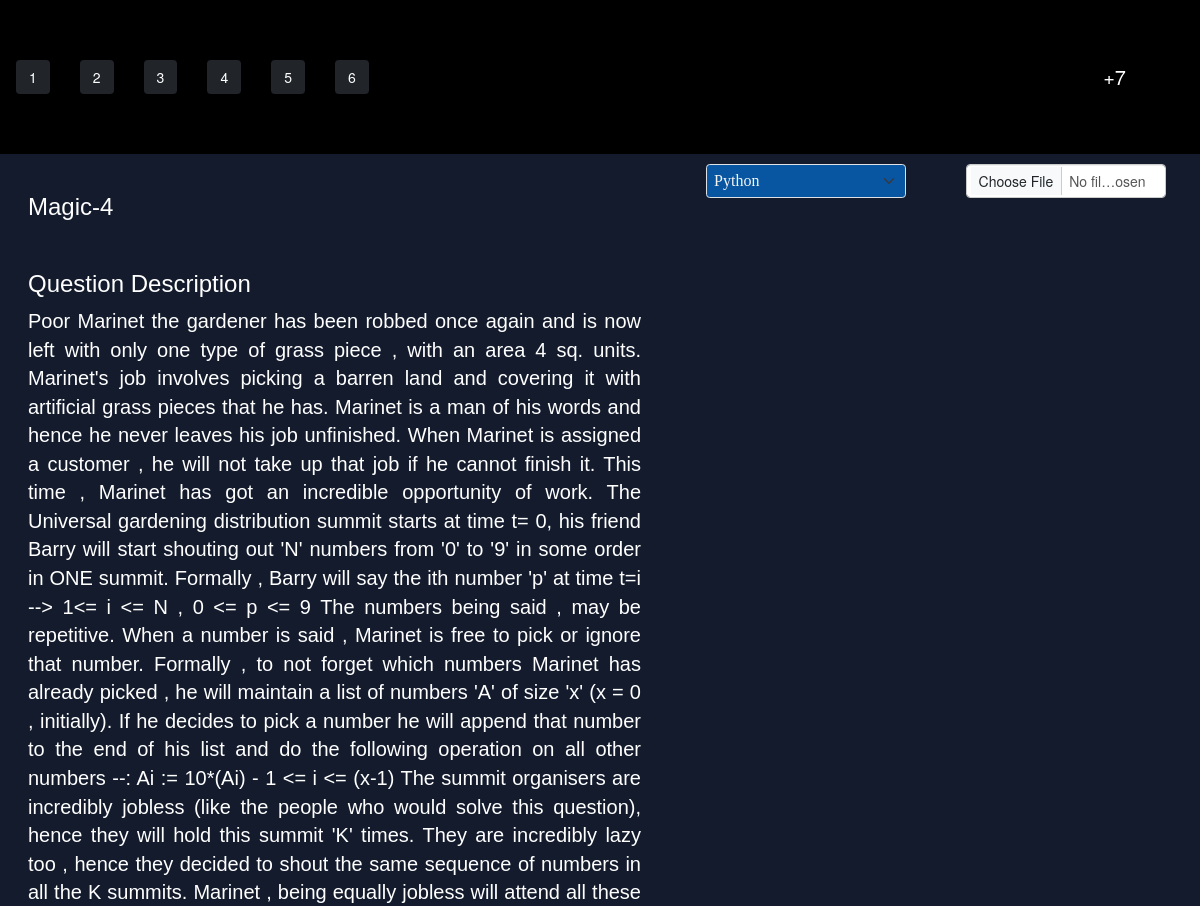
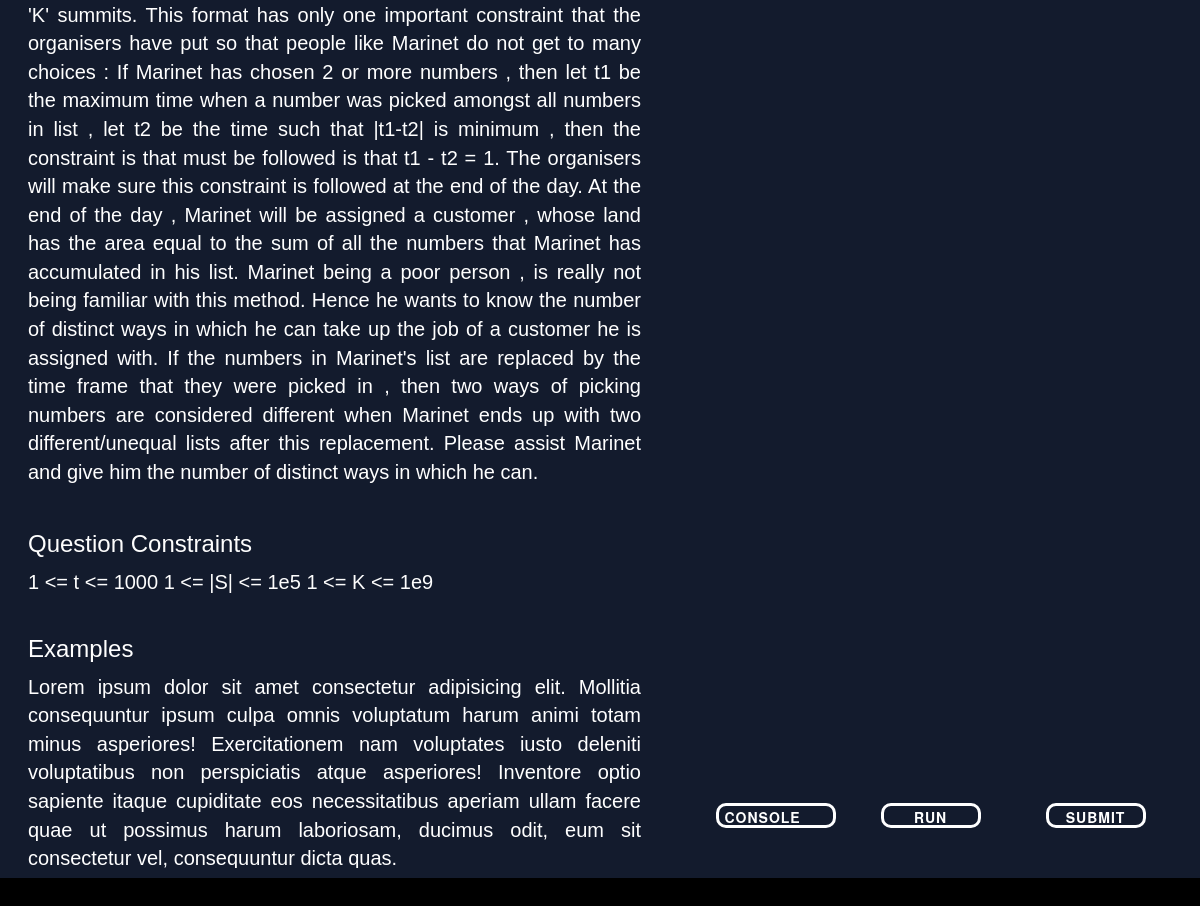
/question/2 (signed in), run on the app's committed database (2 pictures, top to bottom).
### app1/models.py (models this page shows)
class Question(models.Model):
    q_id = models.IntegerField(primary_key=True)
    q_title = models.CharField(max_length=40)
    q_descrp =models.TextField()
    q_ip_formate = models.TextField(null=True,blank=True)
    q_op_formate = models.TextField(null=True,blank=True)
    q_const = models.TextField(null=True,blank=True)
    q_sip = models.TextField(null=True,blank=True)
    q_sop = models.TextField(null=True,blank=True)
    q_diff_level = models.CharField( max_length=50)
    q_point = models.IntegerField(default=0)
    q_aqrcy = models.IntegerField(default=0)
    q_subns = models.IntegerField(default=0)
    q_time_limit = models.IntegerField(null=True,default=1)
    q_memory_limit = models.IntegerField(null=True,default=50000)
    def __str__(self):
        return f"{self.q_id}"

### app1/views.py (the view)
# urls.py: path('question/', views.questions, name='questions'),
@login_required(login_url='login')
def question(request,id):
    context={}
    question = Question.objects.get(q_id=id)
    print("question",question)
    user = User.objects.get(username=request.user)
    player = Player.objects.get(user=user)
    team = Team.objects.get(user__username=request.user)
    print("this is user : ",user,"with team id : ",team)
    context["question"]=question
    context["player"]=player
    context["team"]=team
    context["isSolved"]=False
    context["end_time"]= Contest_time.objects.get(id=1)
    try:
        submission = Submission.objects.filter(team=team,q_id=question,q_status="AC").last()
        print("last accepted submission ",submission)
        context["isSolved"]=True
        context["user_code"]=json.dumps(submission.s_code)
    except:
        try:
            submission = Submission.objects.filter(player=user,q_id=question).last()
            context["isSolved"]=True
            context["user_code"]=json.dumps(submission.s_code)
        except:
            context["isSolved"]=False
            context["user_code"]=json.dumps("#Write your code here..")
    try:
        if submission.s_language == "cpp":
            context["code_lang_cpp"]="cpp"
        if submission.s_language == "c":
            context["code_lang_c"]="c"
    except:
        pass
    print("user code  : ",context["user_code"])
    return render(request,"app1/codingPage.html",context)

### app1/models.py (called while the page is built)
    def __str__(self) -> str:
        return f"{self.id}"

### RC/templates/app1/codingPage.html (shortened to what this page needs)
<!DOCTYPE html>
{% load static %}
<html lang="en">
<head>
    <link rel="stylesheet" href="{% static 'app1/css/codingPage.css' %}">
    <link href="https://cdn.jsdelivr.net/npm/bootstrap@5.3.0-alpha1/dist/css/bootstrap.min.css" rel="stylesheet">
    <link href="https://cdnjs.cloudflare.com/ajax/libs/prism/1.24.1/themes/prism.min.css" rel="stylesheet" />
    <link rel="stylesheet" href="https://maxcdn.bootstrapcdn.com/bootstrap/3.4.1/css/bootstrap.min.css">
</head>
<body class="mainBody">
<section class="head-strip">
   <div class="questions ">
     <div class="queno"><button type="button  "class=" btn  btn-dark" id="qbtn" onclick="location.href='/question/1'">1</button></div>
     <div class="queno"><button type="button " class=" btn btn-dark   " id="qbtn" onclick="location.href='/question/2'">2</button></div>
     <div class="queno"><button type="button " class=" btn btn-dark   " id="qbtn" onclick="location.href='/question/3'">3</button></div>
     <div class="queno"><button type="button " class=" btn btn-dark   " id="qbtn" onclick="location.href='/question/4'">4</button></div>
     <div class="queno"><button type="button " class=" btn btn-dark   " id="qbtn" onclick="location.href='/question/5'">5</button></div>
     <div class="queno"><button type="button " class=" btn btn-dark   " id="qbtn" onclick="location.href='/question/6'">6</button></div>
   </div>
   <div class="score-time">
    <div class="btn-group mx-auto" role="group" aria-label="Basic outlined example">
        <div type="button" class="btn btn-outline-dark "id="score">+7</div>
      </div>
   </div>
</section>
<section class="coding ">
  <div class="questionpart">
    <div class="que-name">
      <h3> {{question.q_title}} </h3>
  </div>
   <div class="quepart que-description" style="height: auto;">
    <h3>Question Description</h3>
    {{question.q_descrp}}
   </div>
   <div class="quepart que-constrains">
    <h3>Question Constraints</h3>
    {{question.q_const}}
   </div>
   <div class=" quepart que-examples">
    <h3>Examples</h3>
    Lorem ipsum dolor sit amet consectetur adipisicing elit. Mollitia consequuntur ipsum culpa omnis voluptatum harum animi totam minus asperiores! Exercitationem nam voluptates iusto deleniti voluptatibus non perspiciatis atque asperiores! Inventore optio sapiente itaque cupiditate eos necessitatibus aperiam ullam facere quae ut possimus harum laboriosam, ducimus odit, eum sit consectetur vel, consequuntur dicta quas.
   </div>
 </div>
   <form action="" method="POST" id="code_form">
       <div class="codingpart">
    <div class="drop-buttons">
        <div class="lang">
            <select class="form-select langbtn btn-outline-dark " id="langbtn" aria-label="Default select example" style="background-color: rgba(3, 111, 212, 0.696);">
                <option value="python" selected>Python</option>
              </select>
        </div>
        <div class="choosefile" >
         <input type="file"  class="form-control choosef btn-outline-dark"  id="customFile" accept=".c, .cpp, .py" />
        </div>
    </div>
    <div class="code-section">
      <div   class="codehere" id="editor1">
      </div>
    </div>
    <div class="submit-strip">
      <div class="console">
        <button type="button" class="console-btn d-flex flex-wrap " data-toggle="collapse" id="console-btn"data-target="#test-cases" >
          Console
        </button>
    </div>
      <div class="submit-btn">
        <button type="submit" class="run-btn   btn-outline-dark" id="run_code">Run</button>
      </div>
      <div class="submit-btn">
        <button type="submit" class="run-btn  btn-outline-dark" id="submit_code">Submit</button>
      </div>
    </div>
   </div>
  </form>
</section>
</body>
</html>

### app1/static/app1/css/codingPage.css (style rules this page uses)
body { font-family: "Helvetica Neue",Helvetica,Arial,sans-serif; font-size: 14px; line-height: 1.42857143; color: #333; padding-bottom: 10vh; background-color: #fff; }
.mainBody { background-color: black; }
.head-strip { display: grid; grid-template-columns: 50% 50%; height: 7vh; border: 1px solid black; }
.queno { display: inline ; margin: 0px 15px; }
.questions { display: flex; align-items: center; width: 54vw; }
.score-time { margin: auto 5vw auto auto; }
.drop-buttons { display: grid; grid-template-columns: 50% 50%; padding: 0px 20px; }
.choosefile .choosef { width: 200px; margin-left: auto; }
#langbtn { width: 200px; font-family: 'Quicksand,sans-serif'; font-size: 16px; color: whitesmoke; }
.coding { height: 74vh; margin: 5px; display: grid; grid-template-columns: 55% 45%; margin: auto; justify-content: center; padding: 10px; background: #131b2d; }
.questionpart { margin:0px auto; padding: 0px 8px; display: grid; grid-template-rows: auto; overflow-x: hidden; overflow-y: scroll; }
.codingpart { height: 100%; margin:0px auto; width: 90%; display: grid; grid-template-rows: 7% 88% 7%; }
.code-section { margin-top: 3%; display: grid; padding-bottom: 10px; }
.codehere { border-radius: 20px; display: flex; flex-direction: column; overflow-y: auto; }
#editor1 { margin-bottom: 20px; height: 100%; width: 100%; }
.console-btn { width: 120px; margin-left: 10px; border-radius: 10px; height: 25px; }
.submit-strip { display: grid; grid-template-columns:33% 33% 33% ; }
.submit-btn { padding: 0; height: 25px; }
.run-btn { border-radius: 10px; height: 25px; }
.submit-btn button { width: 100px; }
#score,#time { color: white; font-size: 20px; }
.console-btn,.run-btn { border: none; font-family: inherit; font-size: inherit; color: inherit; background: none; cursor: pointer; display: inline-block; margin: 15px 30px; text-transform: uppercase; letter-spacing: 1px; font-weight: 700; outline: none; position: relative; -webkit-transition: all 0.4s; -moz-transition: all 0.4s; transition: all 0.4s; }
.console-btn,.run-btn { border: 3px solid rgb(255, 255, 255); color: rgb(255, 255, 255); }
.console-btn::after,.run-btn::after { content: ''; position: absolute; z-index: -1; -webkit-transition: all 0.4s; -moz-transition: all 0.4s; transition: all 0.4s; color: black; }
.console-btn:after { width: 0%; height: 100%; top: 0; left: 0; background: rgb(47, 255, 50); color: black; }
.run-btn:after { width: 0%; height: 100%; top: 0; left: 0; background: rgb(47, 255, 50); }
.que-name,.que-constrains { color: rgb(253, 253, 253); border-radius: 20px; padding:10px 10px 10px 10px; font-family:'Trebuchet MS', 'Lucida Sans Unicode', 'Lucida Grande', 'Lucida Sans', Arial, sans-serif; font-size: 20px; justify-content: left; text-align: justify; }
.que-description,.que-examples { color: rgb(255, 255, 255); border-radius: 20px; background-color:none; padding:10px 10px 10px 10px; margin-bottom: 5px; font-family:'Trebuchet MS', 'Lucida Sans Unicode', 'Lucida Grande', 'Lucida Sans', Arial, sans-serif; font-size: 20px; text-align:justify; }

### data on the page
Question: q_title "Magic-4", q_descrp "Poor Marinet the gardener has been robbed once again and is now left with only one type of grass piece , with an area 4 sq. units. Marinet's job involves picking a barren land and covering it with artificial grass pieces that he has. Marinet is a man of his words and hence he never leaves his job unfinished. When Marinet is assigned a customer , he will not take up that job if he cannot finish it. This time , Marinet has got an incredible opportunity of work. The Universal gardening distribution summit starts at time t= 0, his friend Barry will start shouting out 'N' numbers from '0' to '9' in some order in ONE summit. Formally , Barry will say the ith number 'p' at time t=i --> 1<= i <= N…", q_const "1 <= t <= 1000 1 <= |S| <= 1e5 1 <= K <= 1e9"
